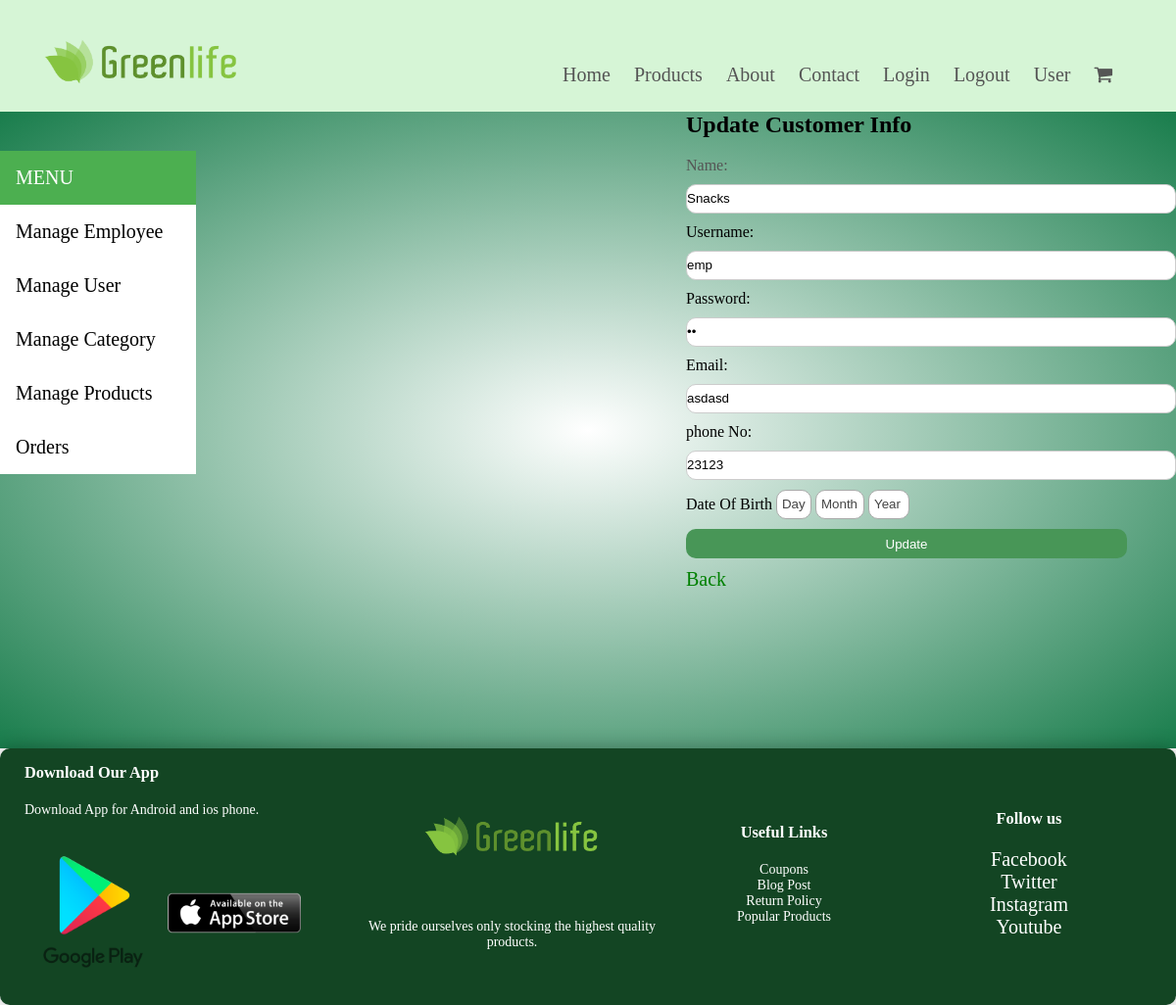
Screenshot of /Green_Life/admin/editcustomer.php?id=68 with the database file from the repository.
### tables this page shows
CREATE TABLE `users` (
  `id` int(11) NOT NULL,
  `name` varchar(30) NOT NULL,
  `username` varchar(30) NOT NULL,
  `password` varchar(30) NOT NULL,
  `email` varchar(30) NOT NULL,
  `phoneno` int(11) NOT NULL,
  `type` varchar(10) NOT NULL
);

### Green_Life/models/db_config.php (called while the page is built, shortened)
<?php
  $db_server="localhost";
  $db_user="root";
  $db_pass="";
  $db_name="demo_mvc";
  function get_data($query){
      global $db_server,$db_user,$db_pass,$db_name ;
	  $db_con=mysqli_connect($db_server,$db_user,$db_pass,$db_name);
	  $result=mysqli_query($db_con,$query);
	  $data=[];
	  if(mysqli_num_rows($result)>0){
		  while($row=mysqli_fetch_assoc($result)){
			  $data[]=$row;
		  }
	  }
	  return $data;
  }
?>

### Green_Life/controllers/UserController.php (called while the page is built, shortened)
<?php
  require_once '../models/db_config.php';
    function getCustomer($id){
  $query="SELECT * FROM users where id=$id";
  $result=get_data($query);
  if(count($result)>0){
    return $result[0];
  }
  return false;
 }
?>

### Green_Life/admin/editcustomer.php (the view, shortened to what this page needs)
<?php include '../include/header.php';?>
<?php include '../include/sidebar.php';?>
<?php require_once '../controllers/UserController.php';
$id=$_GET['id'];
$customer=getCustomer($id);
?>
<div id="emp"  style=" background:radial-gradient(#fff,#197d4c); height: 650px;">
					<div style="width: 500px; margin-left:  700px; margin-top:-40px;">
					<form action="" method="post">
			          <h2 style="font-family:cursive; ">Update Customer Info</h2>
			          <p><span style="font-family: roboto";><?php echo $regmsg;?></span><br>
			          <span>Name:</span>
			          <input type="text" value="<?php echo $customer['name']?>" name="name" >
				      <span>Username:</span>
			          <input type="text" value="<?php echo $customer['username']?>" name="username">
				      <span>Password:</span>
				      <input type="password" value="<?php echo $customer['password']?>" name="password">
				      <span>Email:</span>
				      <input type="text" value="<?php echo $customer['email']?>" name="email" >
			           <span>phone No:</span>
				      <input type="text" value="<?php echo $customer['phoneno']?>" name="phoneno" >
				      <span>Date Of Birth</span>
								<select class="cmb" name="day">
									<option>Day</option>
								</select>
								<select class="cmb" name="month">
									<option>Month</option>
								</select>
				                <select class="cmb" name="year">
									<option>Year</option>
								</select>
			    <button type="submit" class="btn"  name="update_user">Update</button><br>
				<a style="text-decoration:none;color:green;" href="allusers.php">Back</a>
			      </form>
				</div>
</div>
<?php include '../include/footer.php';?>

### Green_Life/css/style.css (style rules this page uses)
* { margin: 0; padding: 0; box-sizing: border-box; }
a { font-size: 20px; text-decoration: none; color: black; }
p { color:rgb(255, 0, 0); }
a { text-decoration: none; color: #555; }
p { color: #555; }
.btn { display: inline-block; background: #489657; color: #fff; padding: 8px 30px; margin: 30px 0; border-radius: 10px; border: none; }
form input { width:100%; height:30px; margin:10px 0; border:1px solid #ccc; border-radius:10px; }
form .btn { width:90%; border:none; margin:10px 0; height:30px; border-radius:10px; background:#489657 }
form .cmb { display: inline; color: #444; height:30px; padding:5px; border: 1px solid #aaa; border-radius: 10px; appearance: none; background-color: #fff; }
select { border: 1px solid #489657; padding: 5px; }

### rows the page displays
users: name "Snacks", username "emp", email "asdasd", phoneno "23123"
